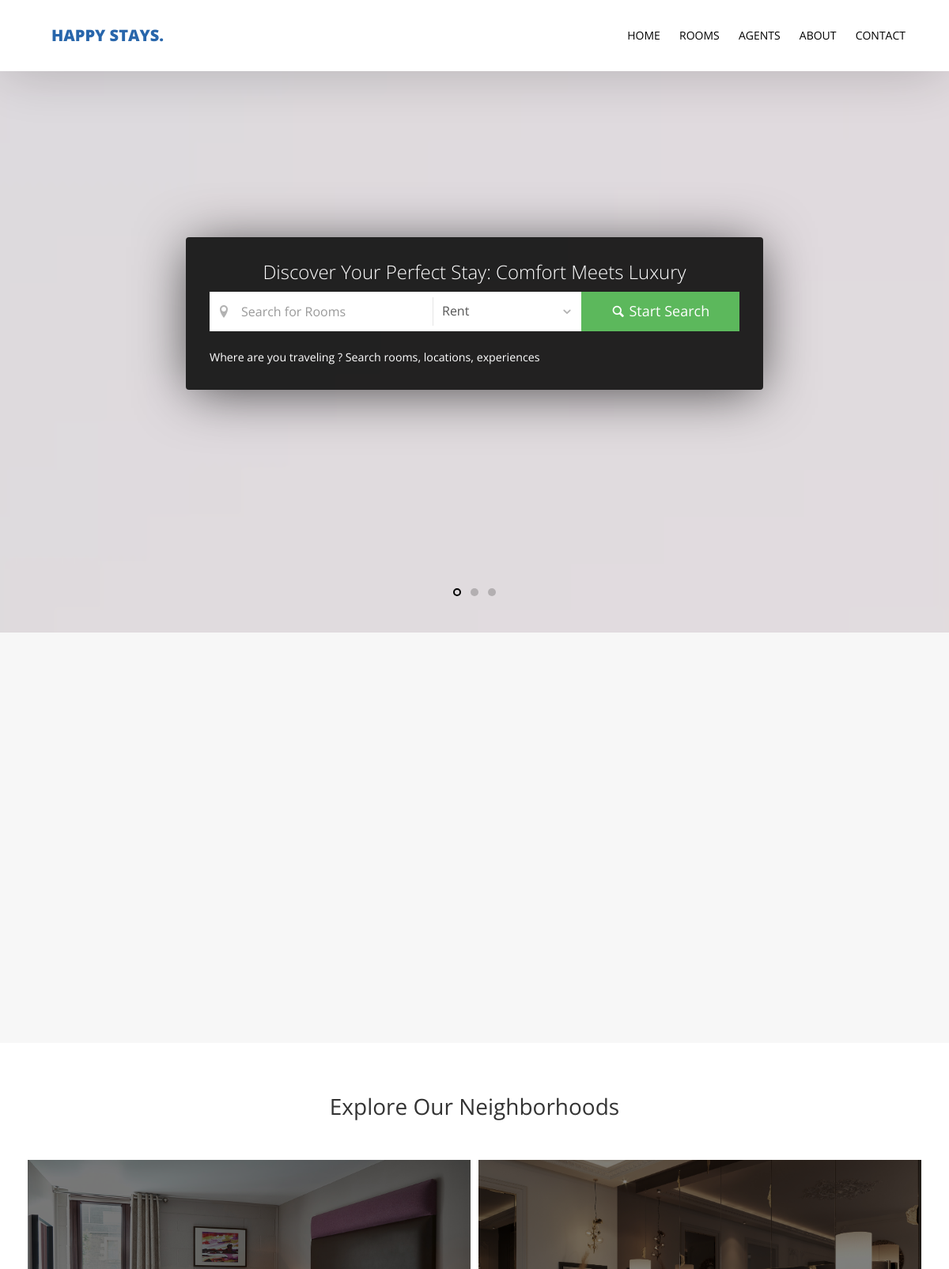
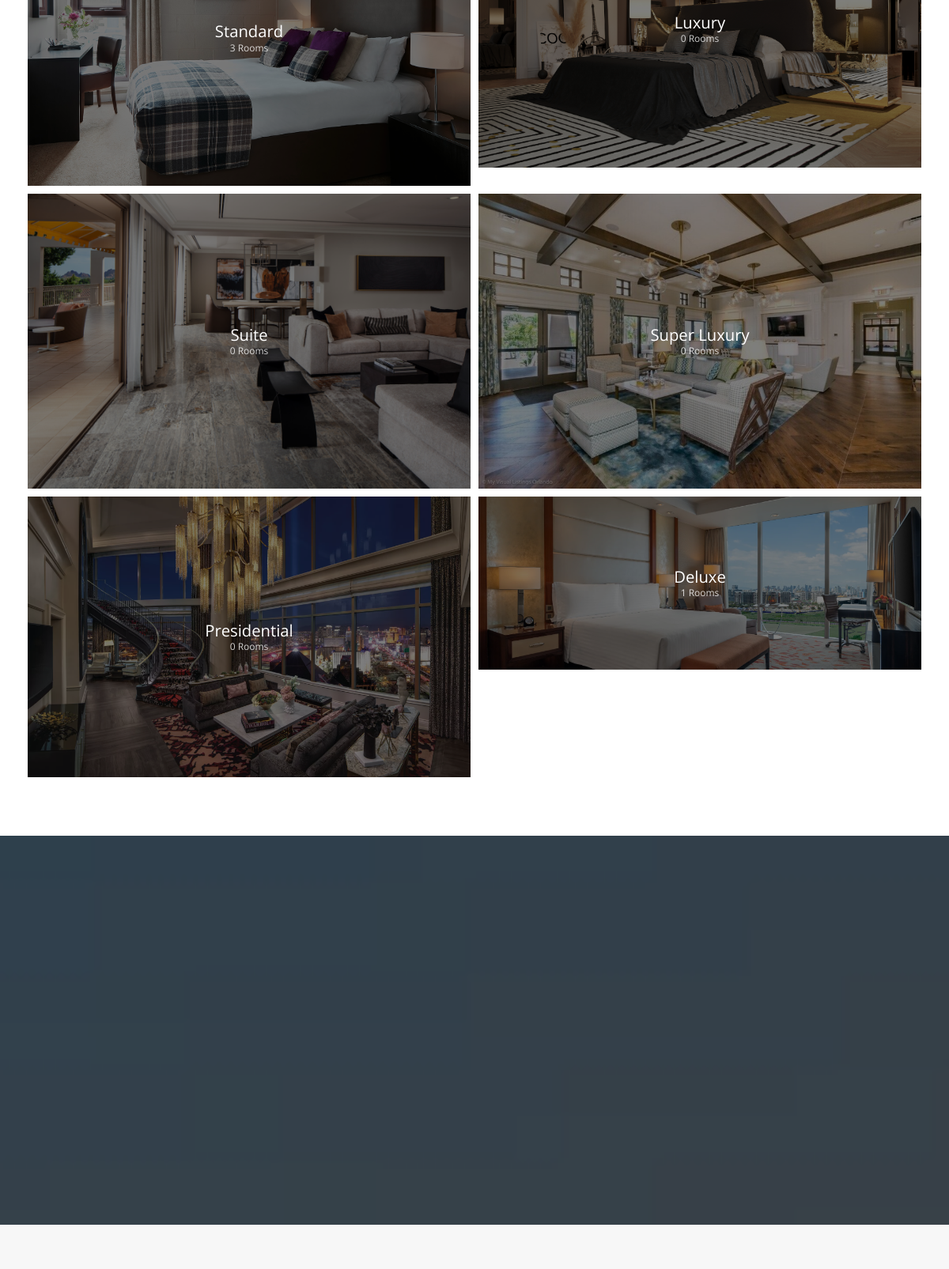
The page / (upper part) on the database its author committed (2 pictures, top to bottom).
### property/models.py (models this page shows)
class Category(models.Model):
    category_name = models.CharField(max_length=30)
    image = models.ImageField(upload_to='category/', null=True)
    def __str__(self):
        return self.category_name
    class Meta:
        verbose_name = "Category"
        verbose_name_plural = "Room Categories"

### home/views.py (the view)
# urls.py: path('', views.home, name="home"),
def home(request):
    category_list = Category.objects.annotate(property_count=Count(
        'property'))
    print("category_list", category_list)
    property_list = Property.objects.all()
    agent_list = Agent.objects.all()
    template = "home/home.html"
    context = {
        'category_list_home': category_list,
        'property_list_home': property_list,
        'agent_list_home': agent_list
    }
    return render(request, template, context)

### property/models.py (called while the page is built)
    def __str__(self):
        return self.name

### home/templates/home/home.html (shortened to what this page needs)
{% extends "base.html" %} {% load static %} {% block body %}
<section class="probootstrap-slider flexslider">
  <div class="probootstrap-wrap-banner">
    <div class="container">
      <div class="row">
        <div class="col-md-8 col-md-offset-2">
          <div class="probootstrap-home-search probootstrap-animate">
            <form action="{% url 'property:property_list' %}" method="get">
              <h2 class="heading">Discover Your Perfect Stay: Comfort Meets Luxury</h2>
              <div class="probootstrap-field-group">
                <div class="probootstrap-fields">
                  <div class="search-field">
                    <i class="icon-location2"></i>
                    <input
                      type="text"
                      name="search_bar"
                      class="form-control"
                      placeholder="Search for Rooms"
                    />
                  </div>
                  <div class="search-category">
                    <i class="icon-chevron-down"></i>
                    <select name="property_type" id="" class="form-control">
                      <option value="R">Rent</option>
                    </select>
                  </div>
                </div>
                <button class="btn btn-success" type="submit">
                  <i class="icon-magnifying-glass t2"></i> Start Search
                </button>
              </div>
            </form>
            <p class="mb0 text-left">
              <small
                >Where are you traveling ? Search rooms, locations, experiences</small
              >
            </p>
          </div>
        </div>
      </div>
    </div>
  </div>
</section>
<section class="probootstrap-section probootstrap-section-lighter">
  <div class="container">
    <div class="row">
      <div class="col-md-4">
      </div>
      <div class="col-md-4">
      </div>
      <div class="col-md-4">
      </div>
    </div>
  </div>
</section>
<section class="probootstrap-section">
  <div class="container">
    <div class="row heading">
      <h2 class="mt0 mb50 text-center">Explore Our Neighborhoods</h2>
    </div>
    <div class="row probootstrap-gutter10">
      {% for category in category_list_home %}
        {% if category.image %}
          <div class="col-md-6 col-sm-6">
            <a href="#" class="probootstrap-hover-overlay">
              <img
                src="{{category.image.url}}"
                alt="Free Bootstrap Template by uicookies.com"
                class="img-responsive"
              />
              <div class="probootstrap-text-overlay">
                <h3>{{category.category_name}}</h3>
                <p>{{category.property_set.count}} Rooms</p>
              </div>
            </a>
          </div>
        {% endif %}
      {% endfor %}
    </div>
  </div>
</section>
<section
  class="probootstrap-section probootstrap-bg"
  style="background-image: url(img/slider_2.jpg)"
>
</section>
<section class="probootstrap-section probootstrap-section-lighter">
</section>
{% endblock body %}

### rows shown on the page
Category: image (picture), category_name "Standard", property_set.count "3"
Category: image (picture), category_name "Luxury", property_set.count "0"
Category: image (picture), category_name "Suite", property_set.count "0"
Category: image (picture), category_name "Super Luxury", property_set.count "0"
Category: image (picture), category_name "Presidential", property_set.count "0"
Category: image (picture), category_name "Deluxe", property_set.count "1"
